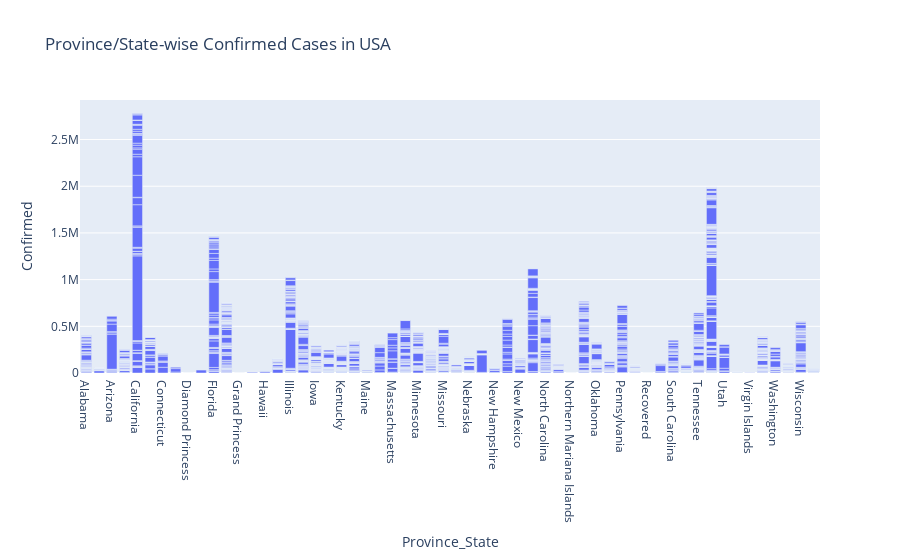

This figure's notebook cell:
### Markdown cell above
### Plot Province/State Wise Confirmed cases in USA

### Code cell
fig = px.bar(covid_data[covid_data['Country_Region'] == 'US'], x='Province_State', y='Confirmed', title='Province/State-wise Confirmed Cases in USA')
fig.show()

### Figure 1 — Plotly figure (JSON) as saved in the notebook; plotly's stock layout.template omitted (floating-point values rounded to 4 significant figures; data arrays with more than 128 entries replaced by an {"elided": "..."} marker saying what was removed)
{"data": [{"alignmentgroup": "True", "hovertemplate": "Province_State=%{x}<br>Confirmed=%{y}<extra></extra>", "legendgroup": "", "marker": {"color": "#636efa", "pattern": {"shape": ""}}, "name": "", "offsetgroup": "", "orientation": "v", "showlegend": false, "textposition": "auto", "type": "bar", "x": {"elided": "3276 str values"}, "xaxis": "x", "y": {"elided": "3276 int values"}, "yaxis": "y"}], "layout": {"barmode": "relative", "legend": {"tracegroupgap": 0}, "title": {"text": "Province/State-wise Confirmed Cases in USA"}, "xaxis": {"anchor": "y", "domain": [0, 1], "title": {"text": "Province_State"}}, "yaxis": {"anchor": "x", "domain": [0, 1], "title": {"text": "Confirmed"}}}}
